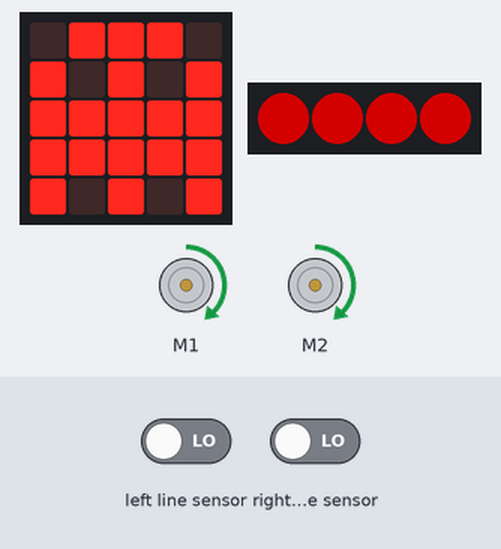
Bench run of a program on a simulated BBC micro:bit (MakeCode). On the bench: the board's 5×5 LED display, 2 × DC motor (green arrow = forward, orange = backward, longer = faster), 4 RGB LEDs in strip order, left to right. The inputs (shaded band) are chosen by the test bench; at power-on: left line sensor LOW, right line sensor LOW. Dim RGB values are drawn brighter than linear.

Above: at 1.8 s.
1.9 s: left line sensor driven HIGH
At 2.7 s:
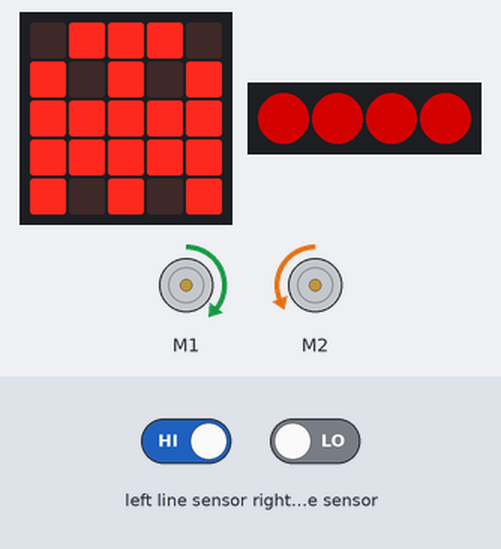
3.4 s: right line sensor driven HIGH
At 3.9 s:
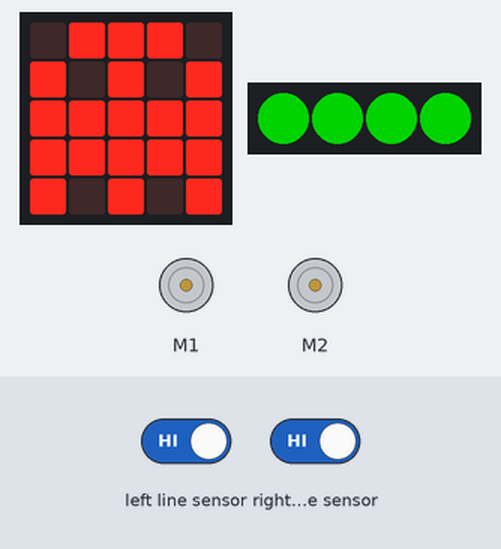
4.9 s: left line sensor driven LOW
At 6.1 s:
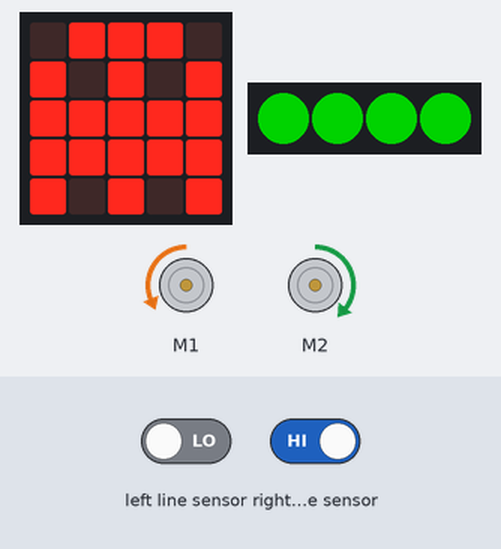
6.4 s: right line sensor driven LOW
At 7.5 s:
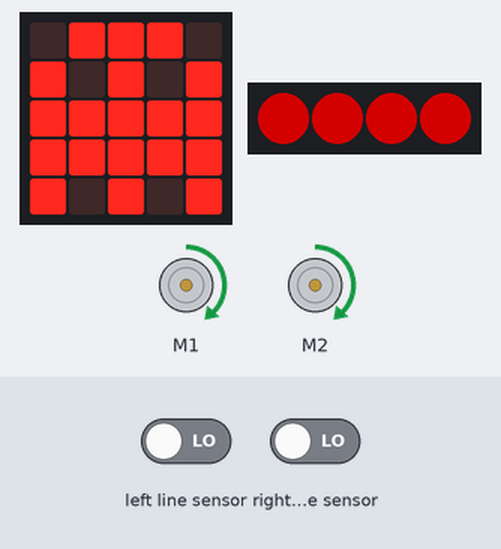
7.9 s: right line sensor driven HIGH
At 9.0 s:
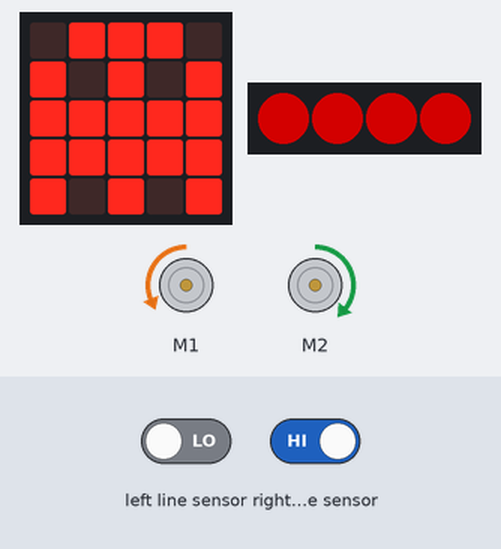
Timing chart, 0 to 10.4 s (numbered marks = the images above; inputs shaded):
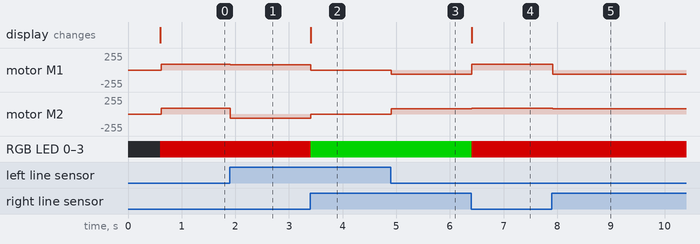

The program:

main.ts
```typescript
basic.showIcon(IconNames.Ghost)
let strip = neopixel.create(DigitalPin.P15, 4, NeoPixelMode.RGB)
basic.forever(function () {
    if (maqueen.readPatrol(maqueen.Patrol.PatrolLeft) == 0 && maqueen.readPatrol(maqueen.Patrol.PatrolRight) == 0) {
        maqueen.motorRun(maqueen.Motors.All, maqueen.Dir.CW, 90)
        strip.showColor(neopixel.colors(NeoPixelColors.Red))
    } else {
        if (maqueen.readPatrol(maqueen.Patrol.PatrolLeft) == 1 && maqueen.readPatrol(maqueen.Patrol.PatrolRight) == 0) {
            maqueen.motorRun(maqueen.Motors.M2, maqueen.Dir.CCW, 65)
            maqueen.motorRun(maqueen.Motors.M1, maqueen.Dir.CW, 82)
        }
        if (maqueen.readPatrol(maqueen.Patrol.PatrolLeft) == 0 && maqueen.readPatrol(maqueen.Patrol.PatrolRight) == 1) {
            maqueen.motorRun(maqueen.Motors.M2, maqueen.Dir.CW, 82)
            maqueen.motorRun(maqueen.Motors.M1, maqueen.Dir.CCW, 65)
        }
        if (maqueen.readPatrol(maqueen.Patrol.PatrolLeft) == 1 && maqueen.readPatrol(maqueen.Patrol.PatrolRight) == 1) {
            maqueen.motorStop(maqueen.Motors.All)
            strip.showColor(neopixel.colors(NeoPixelColors.Green))
        }
    }
})
```

test.ts
```typescript
// aquí va el archivo "tests"; esto no se compilará cuando este paquete se utilice como una extensión.
```

Measured:
- after the input at 1.9 s, motor M1: forward 90/255 → forward 82/255 at once; motor M2: forward 90/255 → backward 65/255 at once
- after the input at 3.4 s, motor M1: forward 82/255 → stopped at once; motor M2: backward 65/255 → stopped at once; RGB LED 0–3: RGB(127, 0, 0) → RGB(0, 127, 0) at once
- after the input at 4.9 s, motor M1: stopped → backward 65/255 at once; motor M2: stopped → forward 82/255 at once
- after the input at 6.4 s, motor M1: backward 65/255 → forward 90/255 at once; motor M2: forward 82/255 → forward 90/255 at once; RGB LED 0–3: RGB(0, 127, 0) → RGB(127, 0, 0) at once
- after the input at 7.9 s, motor M1: forward 90/255 → backward 65/255 at once; motor M2: forward 90/255 → forward 82/255 at once
